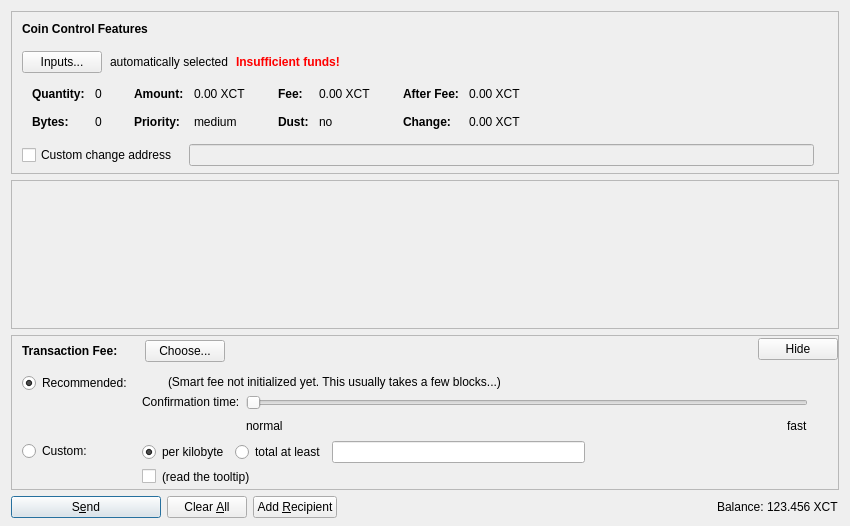
<?xml version="1.0" encoding="UTF-8"?>
<ui version="4.0">
 <class>SendCoinsDialog</class>
 <widget class="QDialog" name="SendCoinsDialog">
  <property name="geometry">
   <rect>
    <x>0</x>
    <y>0</y>
    <width>850</width>
    <height>526</height>
   </rect>
  </property>
  <property name="windowTitle">
   <string>Send Coins</string>
  </property>
  <layout class="QVBoxLayout" name="verticalLayout" stretch="0,1,0,0">
   <property name="bottomMargin">
    <number>8</number>
   </property>
   <item>
    <widget class="QFrame" name="frameCoinControl">
     <property name="sizePolicy">
      <sizepolicy hsizetype="Expanding" vsizetype="Expanding">
       <horstretch>0</horstretch>
       <verstretch>0</verstretch>
      </sizepolicy>
     </property>
     <property name="maximumSize">
      <size>
       <width>16777215</width>
       <height>16777215</height>
      </size>
     </property>
     <property name="frameShape">
      <enum>QFrame::StyledPanel</enum>
     </property>
     <property name="frameShadow">
      <enum>QFrame::Sunken</enum>
     </property>
     <layout class="QVBoxLayout" name="verticalLayoutCoinControl2">
      <property name="spacing">
       <number>0</number>
      </property>
      <property name="leftMargin">
       <number>0</number>
      </property>
      <property name="topMargin">
       <number>0</number>
      </property>
      <property name="rightMargin">
       <number>0</number>
      </property>
      <property name="bottomMargin">
       <number>6</number>
      </property>
      <item>
       <layout class="QVBoxLayout" name="verticalLayoutCoinControl" stretch="0,0,0,0,1">
        <property name="spacing">
         <number>0</number>
        </property>
        <property name="leftMargin">
         <number>10</number>
        </property>
        <property name="topMargin">
         <number>10</number>
        </property>
        <item>
         <layout class="QHBoxLayout" name="horizontalLayoutCoinControl1">
          <property name="bottomMargin">
           <number>15</number>
          </property>
          <item>
           <widget class="QLabel" name="labelCoinControlFeatures">
            <property name="sizePolicy">
             <sizepolicy hsizetype="Preferred" vsizetype="Maximum">
              <horstretch>0</horstretch>
              <verstretch>0</verstretch>
             </sizepolicy>
            </property>
            <property name="font">
             <font>
              <weight>75</weight>
              <bold>true</bold>
             </font>
            </property>
            <property name="styleSheet">
             <string notr="true">font-weight:bold;</string>
            </property>
            <property name="text">
             <string>Coin Control Features</string>
            </property>
           </widget>
          </item>
         </layout>
        </item>
        <item>
         <layout class="QHBoxLayout" name="horizontalLayoutCoinControl2" stretch="0,0,0,0">
          <property name="spacing">
           <number>8</number>
          </property>
          <property name="bottomMargin">
           <number>10</number>
          </property>
          <item>
           <widget class="QPushButton" name="pushButtonCoinControl">
            <property name="styleSheet">
             <string notr="true"/>
            </property>
            <property name="text">
             <string>Inputs...</string>
            </property>
            <property name="autoDefault">
             <bool>false</bool>
            </property>
           </widget>
          </item>
          <item>
           <widget class="QLabel" name="labelCoinControlAutomaticallySelected">
            <property name="text">
             <string>automatically selected</string>
            </property>
            <property name="margin">
             <number>5</number>
            </property>
           </widget>
          </item>
          <item>
           <widget class="QLabel" name="labelCoinControlInsuffFunds">
            <property name="font">
             <font>
              <weight>75</weight>
              <bold>true</bold>
             </font>
            </property>
            <property name="styleSheet">
             <string notr="true">color:red;font-weight:bold;</string>
            </property>
            <property name="text">
             <string>Insufficient funds!</string>
            </property>
            <property name="margin">
             <number>5</number>
            </property>
           </widget>
          </item>
          <item>
           <spacer name="horizontalSpacerCoinControl">
            <property name="orientation">
             <enum>Qt::Horizontal</enum>
            </property>
            <property name="sizeHint" stdset="0">
             <size>
              <width>40</width>
              <height>1</height>
             </size>
            </property>
           </spacer>
          </item>
         </layout>
        </item>
        <item>
         <widget class="QWidget" name="widgetCoinControl" native="true">
          <property name="sizePolicy">
           <sizepolicy hsizetype="Preferred" vsizetype="Preferred">
            <horstretch>0</horstretch>
            <verstretch>0</verstretch>
           </sizepolicy>
          </property>
          <property name="minimumSize">
           <size>
            <width>0</width>
            <height>0</height>
           </size>
          </property>
          <property name="styleSheet">
           <string notr="true"/>
          </property>
          <layout class="QHBoxLayout" name="horizontalLayoutCoinControl5">
           <property name="leftMargin">
            <number>0</number>
           </property>
           <property name="topMargin">
            <number>0</number>
           </property>
           <property name="rightMargin">
            <number>0</number>
           </property>
           <property name="bottomMargin">
            <number>0</number>
           </property>
           <item>
            <layout class="QHBoxLayout" name="horizontalLayoutCoinControl3" stretch="0,0,0,1">
             <property name="spacing">
              <number>20</number>
             </property>
             <property name="topMargin">
              <number>0</number>
             </property>
             <property name="bottomMargin">
              <number>10</number>
             </property>
             <item>
              <layout class="QFormLayout" name="formLayoutCoinControl1">
               <property name="horizontalSpacing">
                <number>10</number>
               </property>
               <property name="verticalSpacing">
                <number>14</number>
               </property>
               <property name="leftMargin">
                <number>10</number>
               </property>
               <property name="topMargin">
                <number>4</number>
               </property>
               <property name="rightMargin">
                <number>6</number>
               </property>
               <item row="0" column="0">
                <widget class="QLabel" name="labelCoinControlQuantityText">
                 <property name="font">
                  <font>
                   <weight>75</weight>
                   <bold>true</bold>
                  </font>
                 </property>
                 <property name="text">
                  <string>Quantity:</string>
                 </property>
                 <property name="margin">
                  <number>0</number>
                 </property>
                </widget>
               </item>
               <item row="0" column="1">
                <widget class="QLabel" name="labelCoinControlQuantity">
                 <property name="cursor">
                  <cursorShape>IBeamCursor</cursorShape>
                 </property>
                 <property name="contextMenuPolicy">
                  <enum>Qt::ActionsContextMenu</enum>
                 </property>
                 <property name="text">
                  <string notr="true">0</string>
                 </property>
                 <property name="margin">
                  <number>0</number>
                 </property>
                 <property name="textInteractionFlags">
                  <set>Qt::LinksAccessibleByMouse|Qt::TextSelectableByKeyboard|Qt::TextSelectableByMouse</set>
                 </property>
                </widget>
               </item>
               <item row="1" column="0">
                <widget class="QLabel" name="labelCoinControlBytesText">
                 <property name="font">
                  <font>
                   <weight>75</weight>
                   <bold>true</bold>
                  </font>
                 </property>
                 <property name="text">
                  <string>Bytes:</string>
                 </property>
                </widget>
               </item>
               <item row="1" column="1">
                <widget class="QLabel" name="labelCoinControlBytes">
                 <property name="cursor">
                  <cursorShape>IBeamCursor</cursorShape>
                 </property>
                 <property name="contextMenuPolicy">
                  <enum>Qt::ActionsContextMenu</enum>
                 </property>
                 <property name="text">
                  <string notr="true">0</string>
                 </property>
                 <property name="textInteractionFlags">
                  <set>Qt::LinksAccessibleByMouse|Qt::TextSelectableByKeyboard|Qt::TextSelectableByMouse</set>
                 </property>
                </widget>
               </item>
              </layout>
             </item>
             <item>
              <layout class="QFormLayout" name="formLayoutCoinControl2">
               <property name="horizontalSpacing">
                <number>10</number>
               </property>
               <property name="verticalSpacing">
                <number>14</number>
               </property>
               <property name="leftMargin">
                <number>6</number>
               </property>
               <property name="topMargin">
                <number>4</number>
               </property>
               <property name="rightMargin">
                <number>6</number>
               </property>
               <item row="0" column="0">
                <widget class="QLabel" name="labelCoinControlAmountText">
                 <property name="font">
                  <font>
                   <weight>75</weight>
                   <bold>true</bold>
                  </font>
                 </property>
                 <property name="text">
                  <string>Amount:</string>
                 </property>
                 <property name="margin">
                  <number>0</number>
                 </property>
                </widget>
               </item>
               <item row="0" column="1">
                <widget class="QLabel" name="labelCoinControlAmount">
                 <property name="cursor">
                  <cursorShape>IBeamCursor</cursorShape>
                 </property>
                 <property name="contextMenuPolicy">
                  <enum>Qt::ActionsContextMenu</enum>
                 </property>
                 <property name="text">
                  <string notr="true">0.00 XCT</string>
                 </property>
                 <property name="textInteractionFlags">
                  <set>Qt::LinksAccessibleByMouse|Qt::TextSelectableByKeyboard|Qt::TextSelectableByMouse</set>
                 </property>
                </widget>
               </item>
               <item row="1" column="0">
                <widget class="QLabel" name="labelCoinControlPriorityText">
                 <property name="font">
                  <font>
                   <weight>75</weight>
                   <bold>true</bold>
                  </font>
                 </property>
                 <property name="text">
                  <string>Priority:</string>
                 </property>
                </widget>
               </item>
               <item row="1" column="1">
                <widget class="QLabel" name="labelCoinControlPriority">
                 <property name="cursor">
                  <cursorShape>IBeamCursor</cursorShape>
                 </property>
                 <property name="contextMenuPolicy">
                  <enum>Qt::ActionsContextMenu</enum>
                 </property>
                 <property name="text">
                  <string notr="true">medium</string>
                 </property>
                 <property name="textInteractionFlags">
                  <set>Qt::LinksAccessibleByMouse|Qt::TextSelectableByKeyboard|Qt::TextSelectableByMouse</set>
                 </property>
                </widget>
               </item>
              </layout>
             </item>
             <item>
              <layout class="QFormLayout" name="formLayoutCoinControl3">
               <property name="horizontalSpacing">
                <number>10</number>
               </property>
               <property name="verticalSpacing">
                <number>14</number>
               </property>
               <property name="leftMargin">
                <number>6</number>
               </property>
               <property name="topMargin">
                <number>4</number>
               </property>
               <property name="rightMargin">
                <number>6</number>
               </property>
               <item row="0" column="0">
                <widget class="QLabel" name="labelCoinControlFeeText">
                 <property name="font">
                  <font>
                   <weight>75</weight>
                   <bold>true</bold>
                  </font>
                 </property>
                 <property name="text">
                  <string>Fee:</string>
                 </property>
                 <property name="margin">
                  <number>0</number>
                 </property>
                </widget>
               </item>
               <item row="0" column="1">
                <widget class="QLabel" name="labelCoinControlFee">
                 <property name="cursor">
                  <cursorShape>IBeamCursor</cursorShape>
                 </property>
                 <property name="contextMenuPolicy">
                  <enum>Qt::ActionsContextMenu</enum>
                 </property>
                 <property name="text">
                  <string notr="true">0.00 XCT</string>
                 </property>
                 <property name="textInteractionFlags">
                  <set>Qt::LinksAccessibleByMouse|Qt::TextSelectableByKeyboard|Qt::TextSelectableByMouse</set>
                 </property>
                </widget>
               </item>
               <item row="1" column="0">
                <widget class="QLabel" name="labelCoinControlLowOutputText">
                 <property name="font">
                  <font>
                   <weight>75</weight>
                   <bold>true</bold>
                  </font>
                 </property>
                 <property name="text">
                  <string>Dust:</string>
                 </property>
                </widget>
               </item>
               <item row="1" column="1">
                <widget class="QLabel" name="labelCoinControlLowOutput">
                 <property name="cursor">
                  <cursorShape>IBeamCursor</cursorShape>
                 </property>
                 <property name="contextMenuPolicy">
                  <enum>Qt::ActionsContextMenu</enum>
                 </property>
                 <property name="text">
                  <string notr="true">no</string>
                 </property>
                 <property name="textInteractionFlags">
                  <set>Qt::LinksAccessibleByMouse|Qt::TextSelectableByKeyboard|Qt::TextSelectableByMouse</set>
                 </property>
                </widget>
               </item>
              </layout>
             </item>
             <item>
              <layout class="QFormLayout" name="formLayoutCoinControl4">
               <property name="horizontalSpacing">
                <number>10</number>
               </property>
               <property name="verticalSpacing">
                <number>14</number>
               </property>
               <property name="leftMargin">
                <number>6</number>
               </property>
               <property name="topMargin">
                <number>4</number>
               </property>
               <property name="rightMargin">
                <number>6</number>
               </property>
               <item row="0" column="0">
                <widget class="QLabel" name="labelCoinControlAfterFeeText">
                 <property name="font">
                  <font>
                   <weight>75</weight>
                   <bold>true</bold>
                  </font>
                 </property>
                 <property name="text">
                  <string>After Fee:</string>
                 </property>
                 <property name="margin">
                  <number>0</number>
                 </property>
                </widget>
               </item>
               <item row="0" column="1">
                <widget class="QLabel" name="labelCoinControlAfterFee">
                 <property name="cursor">
                  <cursorShape>IBeamCursor</cursorShape>
                 </property>
                 <property name="contextMenuPolicy">
                  <enum>Qt::ActionsContextMenu</enum>
                 </property>
                 <property name="text">
                  <string notr="true">0.00 XCT</string>
                 </property>
                 <property name="textInteractionFlags">
                  <set>Qt::LinksAccessibleByMouse|Qt::TextSelectableByKeyboard|Qt::TextSelectableByMouse</set>
                 </property>
                </widget>
               </item>
               <item row="1" column="0">
                <widget class="QLabel" name="labelCoinControlChangeText">
                 <property name="font">
                  <font>
                   <weight>75</weight>
                   <bold>true</bold>
                  </font>
                 </property>
                 <property name="text">
                  <string>Change:</string>
                 </property>
                </widget>
               </item>
               <item row="1" column="1">
                <widget class="QLabel" name="labelCoinControlChange">
                 <property name="cursor">
                  <cursorShape>IBeamCursor</cursorShape>
                 </property>
                 <property name="contextMenuPolicy">
                  <enum>Qt::ActionsContextMenu</enum>
                 </property>
                 <property name="text">
                  <string notr="true">0.00 XCT</string>
                 </property>
                 <property name="textInteractionFlags">
                  <set>Qt::LinksAccessibleByMouse|Qt::TextSelectableByKeyboard|Qt::TextSelectableByMouse</set>
                 </property>
                </widget>
               </item>
              </layout>
             </item>
            </layout>
           </item>
          </layout>
         </widget>
        </item>
        <item>
         <layout class="QHBoxLayout" name="horizontalLayoutCoinControl4" stretch="0,0,0">
          <property name="spacing">
           <number>12</number>
          </property>
          <property name="sizeConstraint">
           <enum>QLayout::SetDefaultConstraint</enum>
          </property>
          <property name="topMargin">
           <number>5</number>
          </property>
          <property name="rightMargin">
           <number>5</number>
          </property>
          <item>
           <widget class="QCheckBox" name="checkBoxCoinControlChange">
            <property name="toolTip">
             <string>If this is activated, but the change address is empty or invalid, change will be sent to a newly generated address.</string>
            </property>
            <property name="text">
             <string>Custom change address</string>
            </property>
           </widget>
          </item>
          <item>
           <widget class="QValidatedLineEdit" name="lineEditCoinControlChange">
            <property name="enabled">
             <bool>false</bool>
            </property>
            <property name="sizePolicy">
             <sizepolicy hsizetype="Expanding" vsizetype="Fixed">
              <horstretch>0</horstretch>
              <verstretch>0</verstretch>
             </sizepolicy>
            </property>
           </widget>
          </item>
          <item>
           <widget class="QLabel" name="labelCoinControlChangeLabel">
            <property name="sizePolicy">
             <sizepolicy hsizetype="Preferred" vsizetype="Expanding">
              <horstretch>0</horstretch>
              <verstretch>0</verstretch>
             </sizepolicy>
            </property>
            <property name="minimumSize">
             <size>
              <width>0</width>
              <height>0</height>
             </size>
            </property>
            <property name="text">
             <string/>
            </property>
            <property name="margin">
             <number>3</number>
            </property>
           </widget>
          </item>
         </layout>
        </item>
        <item>
         <spacer name="verticalSpacerCoinControl">
          <property name="orientation">
           <enum>Qt::Vertical</enum>
          </property>
          <property name="sizeHint" stdset="0">
           <size>
            <width>800</width>
            <height>1</height>
           </size>
          </property>
         </spacer>
        </item>
       </layout>
      </item>
     </layout>
    </widget>
   </item>
   <item>
    <widget class="QScrollArea" name="scrollArea">
     <property name="widgetResizable">
      <bool>true</bool>
     </property>
     <widget class="QWidget" name="scrollAreaWidgetContents">
      <property name="geometry">
       <rect>
        <x>0</x>
        <y>0</y>
        <width>830</width>
        <height>104</height>
       </rect>
      </property>
      <layout class="QVBoxLayout" name="verticalLayout_2" stretch="0,1">
       <property name="leftMargin">
        <number>0</number>
       </property>
       <property name="topMargin">
        <number>0</number>
       </property>
       <property name="rightMargin">
        <number>0</number>
       </property>
       <property name="bottomMargin">
        <number>0</number>
       </property>
       <item>
        <layout class="QVBoxLayout" name="entries">
         <property name="spacing">
          <number>6</number>
         </property>
        </layout>
       </item>
       <item>
        <spacer name="verticalSpacer">
         <property name="orientation">
          <enum>Qt::Vertical</enum>
         </property>
         <property name="sizeHint" stdset="0">
          <size>
           <width>20</width>
           <height>40</height>
          </size>
         </property>
        </spacer>
       </item>
      </layout>
     </widget>
    </widget>
   </item>
   <item>
    <widget class="QFrame" name="frameFee">
     <property name="sizePolicy">
      <sizepolicy hsizetype="Expanding" vsizetype="Expanding">
       <horstretch>0</horstretch>
       <verstretch>0</verstretch>
      </sizepolicy>
     </property>
     <property name="maximumSize">
      <size>
       <width>16777215</width>
       <height>16777215</height>
      </size>
     </property>
     <property name="frameShape">
      <enum>QFrame::StyledPanel</enum>
     </property>
     <property name="frameShadow">
      <enum>QFrame::Sunken</enum>
     </property>
     <layout class="QVBoxLayout" name="verticalLayoutFee1">
      <property name="spacing">
       <number>0</number>
      </property>
      <property name="leftMargin">
       <number>0</number>
      </property>
      <property name="topMargin">
       <number>0</number>
      </property>
      <property name="rightMargin">
       <number>0</number>
      </property>
      <property name="bottomMargin">
       <number>0</number>
      </property>
      <item>
       <layout class="QVBoxLayout" name="verticalLayoutFee2" stretch="0,0,0">
        <property name="spacing">
         <number>0</number>
        </property>
        <property name="leftMargin">
         <number>10</number>
        </property>
        <property name="topMargin">
         <number>0</number>
        </property>
        <item>
         <layout class="QHBoxLayout" name="horizontalLayoutFee1">
          <property name="bottomMargin">
           <number>0</number>
          </property>
          <item>
           <layout class="QVBoxLayout" name="verticalLayoutFee7">
            <property name="spacing">
             <number>0</number>
            </property>
            <item>
             <spacer name="verticalSpacerSmartFee">
              <property name="orientation">
               <enum>Qt::Vertical</enum>
              </property>
              <property name="sizeType">
               <enum>QSizePolicy::Fixed</enum>
              </property>
              <property name="sizeHint" stdset="0">
               <size>
                <width>1</width>
                <height>4</height>
               </size>
              </property>
             </spacer>
            </item>
            <item>
             <layout class="QHBoxLayout" name="horizontalLayoutSmartFee">
              <property name="spacing">
               <number>10</number>
              </property>
              <item>
               <widget class="QLabel" name="labelFeeHeadline">
                <property name="sizePolicy">
                 <sizepolicy hsizetype="Preferred" vsizetype="Maximum">
                  <horstretch>0</horstretch>
                  <verstretch>0</verstretch>
                 </sizepolicy>
                </property>
                <property name="font">
                 <font>
                  <weight>75</weight>
                  <bold>true</bold>
                 </font>
                </property>
                <property name="styleSheet">
                 <string notr="true">font-weight:bold;</string>
                </property>
                <property name="text">
                 <string>Transaction Fee:</string>
                </property>
               </widget>
              </item>
              <item>
               <widget class="QLabel" name="labelFeeMinimized">
                <property name="text">
                 <string/>
                </property>
               </widget>
              </item>
              <item>
               <widget class="QPushButton" name="buttonChooseFee">
                <property name="text">
                 <string>Choose...</string>
                </property>
               </widget>
              </item>
             </layout>
            </item>
            <item>
             <spacer name="verticalSpacer_5">
              <property name="orientation">
               <enum>Qt::Vertical</enum>
              </property>
              <property name="sizeHint" stdset="0">
               <size>
                <width>1</width>
                <height>1</height>
               </size>
              </property>
             </spacer>
            </item>
           </layout>
          </item>
          <item>
           <spacer name="horizontalSpacer_4">
            <property name="orientation">
             <enum>Qt::Horizontal</enum>
            </property>
            <property name="sizeHint" stdset="0">
             <size>
              <width>40</width>
              <height>20</height>
             </size>
            </property>
           </spacer>
          </item>
          <item>
           <widget class="QPushButton" name="buttonMinimizeFee">
            <property name="toolTip">
             <string>collapse fee-settings</string>
            </property>
            <property name="text">
             <string>Hide</string>
            </property>
           </widget>
          </item>
         </layout>
        </item>
        <item>
         <widget class="QFrame" name="frameFeeSelection">
          <layout class="QVBoxLayout" name="verticalLayoutFee12">
           <property name="spacing">
            <number>0</number>
           </property>
           <property name="leftMargin">
            <number>0</number>
           </property>
           <property name="topMargin">
            <number>0</number>
           </property>
           <property name="rightMargin">
            <number>0</number>
           </property>
           <property name="bottomMargin">
            <number>0</number>
           </property>
           <item>
            <layout class="QGridLayout" name="gridLayoutFee">
             <property name="topMargin">
              <number>10</number>
             </property>
             <property name="bottomMargin">
              <number>4</number>
             </property>
             <property name="horizontalSpacing">
              <number>10</number>
             </property>
             <property name="verticalSpacing">
              <number>4</number>
             </property>
             <item row="1" column="1">
              <layout class="QVBoxLayout" name="verticalLayoutFee8">
               <property name="spacing">
                <number>6</number>
               </property>
               <item>
                <layout class="QHBoxLayout" name="horizontalLayoutFee13">
                 <item>
                  <widget class="QRadioButton" name="radioCustomPerKilobyte">
                   <property name="toolTip">
                    <string>If the custom fee is set to 1000 satoshis and the transaction is only 250 bytes, then &quot;per kilobyte&quot; only pays 250 satoshis in fee, while &quot;total at least&quot; pays 1000 satoshis. For transactions bigger than a kilobyte both pay by kilobyte.</string>
                   </property>
                   <property name="text">
                    <string>per kilobyte</string>
                   </property>
                   <property name="checked">
                    <bool>true</bool>
                   </property>
                   <attribute name="buttonGroup">
                    <string notr="true">groupCustomFee</string>
                   </attribute>
                  </widget>
                 </item>
                 <item>
                  <widget class="QRadioButton" name="radioCustomAtLeast">
                   <property name="toolTip">
                    <string>If the custom fee is set to 1000 satoshis and the transaction is only 250 bytes, then &quot;per kilobyte&quot; only pays 250 satoshis in fee, while &quot;total at least&quot; pays 1000 satoshis. For transactions bigger than a kilobyte both pay by kilobyte.</string>
                   </property>
                   <property name="text">
                    <string>total at least</string>
                   </property>
                   <attribute name="buttonGroup">
                    <string notr="true">groupCustomFee</string>
                   </attribute>
                  </widget>
                 </item>
                 <item>
                  <widget class="BitcoinAmountField" name="customFee"/>
                 </item>
                 <item>
                  <spacer name="horizontalSpacer_6">
                   <property name="orientation">
                    <enum>Qt::Horizontal</enum>
                   </property>
                   <property name="sizeHint" stdset="0">
                    <size>
                     <width>1</width>
                     <height>1</height>
                    </size>
                   </property>
                  </spacer>
                 </item>
                </layout>
               </item>
               <item>
                <layout class="QHBoxLayout" name="horizontalLayoutFee8">
                 <item>
                  <widget class="QCheckBox" name="checkBoxMinimumFee">
                   <property name="toolTip">
                    <string>Paying only the minimum fee is just fine as long as there is less transaction volume than space in the blocks. But be aware that this can end up in a never confirming transaction once there is more demand for bitcoin transactions than the network can process.</string>
                   </property>
                   <property name="text">
                    <string/>
                   </property>
                  </widget>
                 </item>
                 <item>
                  <widget class="QLabel" name="labelMinFeeWarning">
                   <property name="enabled">
                    <bool>true</bool>
                   </property>
                   <property name="toolTip">
                    <string>Paying only the minimum fee is just fine as long as there is less transaction volume than space in the blocks. But be aware that this can end up in a never confirming transaction once there is more demand for bitcoin transactions than the network can process.</string>
                   </property>
                   <property name="text">
                    <string>(read the tooltip)</string>
                   </property>
                   <property name="margin">
                    <number>5</number>
                   </property>
                  </widget>
                 </item>
                 <item>
                  <spacer name="horizontalSpacer_2">
                   <property name="orientation">
                    <enum>Qt::Horizontal</enum>
                   </property>
                   <property name="sizeHint" stdset="0">
                    <size>
                     <width>1</width>
                     <height>1</height>
                    </size>
                   </property>
                  </spacer>
                 </item>
                </layout>
               </item>
              </layout>
             </item>
             <item row="0" column="0">
              <layout class="QVBoxLayout" name="verticalLayoutFee4" stretch="0,1">
               <item>
                <widget class="QRadioButton" name="radioSmartFee">
                 <property name="text">
                  <string>Recommended:</string>
                 </property>
                 <property name="checked">
                  <bool>true</bool>
                 </property>
                 <attribute name="buttonGroup">
                  <string notr="true">groupFee</string>
                 </attribute>
                </widget>
               </item>
               <item>
                <spacer name="verticalSpacer_2">
                 <property name="orientation">
                  <enum>Qt::Vertical</enum>
                 </property>
                 <property name="sizeHint" stdset="0">
                  <size>
                   <width>1</width>
                   <height>1</height>
                  </size>
                 </property>
                </spacer>
               </item>
              </layout>
             </item>
             <item row="1" column="0">
              <layout class="QVBoxLayout" name="verticalLayoutFee9" stretch="0,1">
               <item>
                <widget class="QRadioButton" name="radioCustomFee">
                 <property name="text">
                  <string>Custom:</string>
                 </property>
                 <attribute name="buttonGroup">
                  <string notr="true">groupFee</string>
                 </attribute>
                </widget>
               </item>
               <item>
                <spacer name="verticalSpacer_6">
                 <property name="orientation">
                  <enum>Qt::Vertical</enum>
                 </property>
                 <property name="sizeHint" stdset="0">
                  <size>
                   <width>1</width>
                   <height>1</height>
                  </size>
                 </property>
                </spacer>
               </item>
              </layout>
             </item>
             <item row="0" column="1">
              <layout class="QVBoxLayout" name="verticalLayoutFee3" stretch="0,0,1">
               <property name="spacing">
                <number>6</number>
               </property>
               <property name="topMargin">
                <number>2</number>
               </property>
               <item>
                <layout class="QHBoxLayout" name="horizontalLayoutFee12">
                 <item>
                  <widget class="QLabel" name="labelSmartFee">
                   <property name="text">
                    <string/>
                   </property>
                   <property name="margin">
                    <number>2</number>
                   </property>
                  </widget>
                 </item>
                 <item>
                  <widget class="QLabel" name="labelFeeEstimation">
                   <property name="text">
                    <string/>
                   </property>
                  </widget>
                 </item>
                 <item>
                  <widget class="QLabel" name="labelSmartFee2">
                   <property name="text">
                    <string>(Smart fee not initialized yet. This usually takes a few blocks...)</string>
                   </property>
                   <property name="margin">
                    <number>2</number>
                   </property>
                  </widget>
                 </item>
                 <item>
                  <spacer name="horizontalSpacer_5">
                   <property name="orientation">
                    <enum>Qt::Horizontal</enum>
                   </property>
                   <property name="sizeHint" stdset="0">
                    <size>
                     <width>1</width>
                     <height>1</height>
                    </size>
                   </property>
                  </spacer>
                 </item>
                </layout>
               </item>
               <item>
                <layout class="QHBoxLayout" name="horizontalLayoutFee9">
                 <item>
                  <layout class="QVBoxLayout" name="verticalLayoutFee6">
                   <item>
                    <widget class="QLabel" name="labelSmartFee3">
                     <property name="text">
                      <string>Confirmation time:</string>
                     </property>
                     <property name="margin">
                      <number>2</number>
                     </property>
                    </widget>
                   </item>
                   <item>
                    <spacer name="verticalSpacer_3">
                     <property name="orientation">
                      <enum>Qt::Vertical</enum>
                     </property>
                     <property name="sizeHint" stdset="0">
                      <size>
                       <width>1</width>
                       <height>1</height>
                      </size>
                     </property>
                    </spacer>
                   </item>
                  </layout>
                 </item>
                 <item>
                  <layout class="QVBoxLayout" name="verticalLayoutFee5">
                   <property name="rightMargin">
                    <number>30</number>
                   </property>
                   <item>
                    <widget class="QSlider" name="sliderSmartFee">
                     <property name="minimum">
                      <number>0</number>
                     </property>
                     <property name="maximum">
                      <number>24</number>
                     </property>
                     <property name="pageStep">
                      <number>1</number>
                     </property>
                     <property name="value">
                      <number>0</number>
                     </property>
                     <property name="orientation">
                      <enum>Qt::Horizontal</enum>
                     </property>
                     <property name="invertedAppearance">
                      <bool>false</bool>
                     </property>
                     <property name="invertedControls">
                      <bool>false</bool>
                     </property>
                     <property name="tickPosition">
                      <enum>QSlider::NoTicks</enum>
                     </property>
                    </widget>
                   </item>
                   <item>
                    <layout class="QHBoxLayout" name="horizontalLayoutFee10">
                     <item>
                      <widget class="QLabel" name="labelSmartFeeNormal">
                       <property name="text">
                        <string>normal</string>
                       </property>
                      </widget>
                     </item>
                     <item>
                      <spacer name="horizontalSpacer_3">
                       <property name="orientation">
                        <enum>Qt::Horizontal</enum>
                       </property>
                       <property name="sizeHint" stdset="0">
                        <size>
                         <width>40</width>
                         <height>20</height>
                        </size>
                       </property>
                      </spacer>
                     </item>
                     <item>
                      <widget class="QLabel" name="labelSmartFeeFast">
                       <property name="text">
                        <string>fast</string>
                       </property>
                      </widget>
                     </item>
                    </layout>
                   </item>
                  </layout>
                 </item>
                </layout>
               </item>
               <item>
                <spacer name="verticalSpacer_4">
                 <property name="orientation">
                  <enum>Qt::Vertical</enum>
                 </property>
                 <property name="sizeHint" stdset="0">
                  <size>
                   <width>1</width>
                   <height>1</height>
                  </size>
                 </property>
                </spacer>
               </item>
              </layout>
             </item>
            </layout>
           </item>
          </layout>
         </widget>
        </item>
        <item>
         <spacer name="verticalSpacerFee">
          <property name="orientation">
           <enum>Qt::Vertical</enum>
          </property>
          <property name="sizeHint" stdset="0">
           <size>
            <width>800</width>
            <height>1</height>
           </size>
          </property>
         </spacer>
        </item>
       </layout>
      </item>
     </layout>
    </widget>
   </item>
   <item>
    <layout class="QHBoxLayout" name="horizontalLayout">
     <item>
      <widget class="QPushButton" name="sendButton">
       <property name="minimumSize">
        <size>
         <width>150</width>
         <height>0</height>
        </size>
       </property>
       <property name="toolTip">
        <string>Confirm the send action</string>
       </property>
       <property name="text">
        <string>S&amp;end</string>
       </property>
       <property name="icon">
        <iconset resource="../bitcoin.qrc">
         <normaloff>:/icons/send</normaloff>:/icons/send</iconset>
       </property>
       <property name="autoDefault">
        <bool>false</bool>
       </property>
       <property name="default">
        <bool>true</bool>
       </property>
      </widget>
     </item>
     <item>
      <widget class="QPushButton" name="clearButton">
       <property name="sizePolicy">
        <sizepolicy hsizetype="Minimum" vsizetype="Fixed">
         <horstretch>0</horstretch>
         <verstretch>0</verstretch>
        </sizepolicy>
       </property>
       <property name="toolTip">
        <string>Clear all fields of the form.</string>
       </property>
       <property name="text">
        <string>Clear &amp;All</string>
       </property>
       <property name="icon">
        <iconset resource="../bitcoin.qrc">
         <normaloff>:/icons/remove</normaloff>:/icons/remove</iconset>
       </property>
       <property name="autoDefault">
        <bool>false</bool>
       </property>
      </widget>
     </item>
     <item>
      <widget class="QPushButton" name="addButton">
       <property name="toolTip">
        <string>Send to multiple recipients at once</string>
       </property>
       <property name="text">
        <string>Add &amp;Recipient</string>
       </property>
       <property name="icon">
        <iconset resource="../bitcoin.qrc">
         <normaloff>:/icons/add</normaloff>:/icons/add</iconset>
       </property>
       <property name="autoDefault">
        <bool>false</bool>
       </property>
      </widget>
     </item>
     <item>
      <spacer name="horizontalSpacer">
       <property name="orientation">
        <enum>Qt::Horizontal</enum>
       </property>
       <property name="sizeHint" stdset="0">
        <size>
         <width>40</width>
         <height>20</height>
        </size>
       </property>
      </spacer>
     </item>
     <item>
      <layout class="QHBoxLayout" name="horizontalLayout_2">
       <property name="spacing">
        <number>3</number>
       </property>
       <item>
        <widget class="QLabel" name="label">
         <property name="sizePolicy">
          <sizepolicy hsizetype="Preferred" vsizetype="Fixed">
           <horstretch>0</horstretch>
           <verstretch>0</verstretch>
          </sizepolicy>
         </property>
         <property name="text">
          <string>Balance:</string>
         </property>
        </widget>
       </item>
       <item>
        <widget class="QLabel" name="labelBalance">
         <property name="sizePolicy">
          <sizepolicy hsizetype="Preferred" vsizetype="Fixed">
           <horstretch>0</horstretch>
           <verstretch>0</verstretch>
          </sizepolicy>
         </property>
         <property name="cursor">
          <cursorShape>IBeamCursor</cursorShape>
         </property>
         <property name="text">
          <string notr="true">123.456 XCT</string>
         </property>
         <property name="textInteractionFlags">
          <set>Qt::LinksAccessibleByMouse|Qt::TextSelectableByKeyboard|Qt::TextSelectableByMouse</set>
         </property>
        </widget>
       </item>
      </layout>
     </item>
    </layout>
   </item>
  </layout>
 </widget>
 <customwidgets>
  <customwidget>
   <class>QValidatedLineEdit</class>
   <extends>QLineEdit</extends>
   <header>qvalidatedlineedit.h</header>
  </customwidget>
  <customwidget>
   <class>BitcoinAmountField</class>
   <extends>QLineEdit</extends>
   <header>bitcoinamountfield.h</header>
   <container>1</container>
  </customwidget>
 </customwidgets>
 <resources>
  <include location="../bitcoin.qrc"/>
 </resources>
 <connections/>
 <buttongroups>
  <buttongroup name="groupFee"/>
  <buttongroup name="groupCustomFee"/>
 </buttongroups>
</ui>
